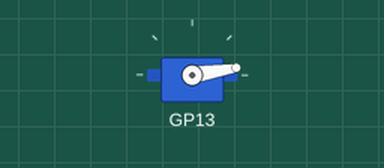
Recording of a program running on a simulated Raspberry Pi Pico running MicroPython. Shown: servo. Servo angles are drawn from the pulse width (0.5 ms = 0°, 2.5 ms = 180°).

Above: at 0.05 s.
At 1.15 s:
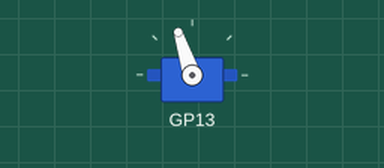
At 2.3 s:
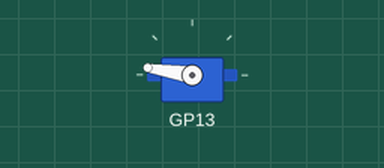
At 4.55 s:
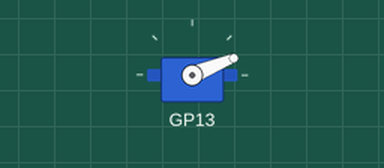
Timing chart, 0 to 9.4 s (numbered marks = the images above):
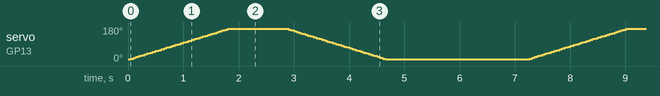

The program:

Servo_Control.py
```python
from machine import Pin, PWM    # Import the Pin module for GPIO pin control and the PWM module for generating pulse width modulation signals
import time                     # Import the time module to implement delay functions

class Servo:
    """
    RC servo motor controller for mapping 0–180° angles to specific pulse widths (suitable for standard servo control)
    """
    def __init__(self, pin_num, freq=50, min_us=600, max_us=2400):
        """
        pin_num: GPIO pin number connected to the servo signal wire (e.g., 13)
        freq: PWM signal frequency (in Hz), standard servos typically use 50Hz (corresponding to a 20ms period)
        min_us: Pulse width (in microseconds) corresponding to 0° rotation of the servo
        max_us: Pulse width (in microseconds) corresponding to 180° rotation of the servo
        """
        self.pwm = PWM(Pin(pin_num))          # Create a PWM object and associate it with the specified GPIO pin
        self.pwm.freq(freq)                    # Set the PWM frequency to the specified value
        self.min_us = min_us                    # Store the minimum pulse width corresponding to 0°
        self.max_us = max_us                    # Store the maximum pulse width corresponding to 180°
        self.period = 1000000 // freq           # Calculate the PWM period (in microseconds), where 1 second = 1,000,000 microseconds

    def _angle_to_duty(self, angle):
        """
        Map 0–180° angles to the [min_us, max_us] pulse width range and convert them to a PWM duty cycle of 0–65535
        """
        angle = max(0, min(180, angle))         # Limit the angle range between [0°, 180°] to prevent out-of-bounds values
        us = self.min_us + (self.max_us - self.min_us) * (angle / 180)  # Linearly map the angle to the pulse width
        duty = int((us / self.period) * 65535)   # Convert the pulse width to a PWM duty cycle (16-bit unsigned integer)
        return duty

    def write_angle(self, angle):
        """
        Control the servo to rotate to the specified angle (0–180°)
        """
        duty = self._angle_to_duty(angle)        # Get the PWM duty cycle corresponding to the angle
        self.pwm.duty_u16(duty)                  # Set the PWM duty cycle (16-bit value)
        time.sleep_ms(50)                         # Delay for 50 milliseconds to allow the servo to complete the rotation

    def deinit(self):
        self.pwm.deinit()                         # Release PWM resources and stop signal output


# === Configuration Parameters ===
SERVO_PIN = 13                # Define the GPIO pin connected to the servo signal wire as 13
SWEEP_DELAY = 1000            # Delay time (in milliseconds) when the servo reaches both ends (0° and 180°)
LOOP_PAUSE = 1500             # Pause time (in milliseconds) after completing a full round-trip sweep

# Initialize the servo object
servo = Servo(pin_num=SERVO_PIN, freq=50, min_us=600, max_us=2400)

try:
    while True:
        # Sweep from 0° to 180° gradually (increasing by 5° each time)
        for angle in range(0, 181, 5):
            servo.write_angle(angle)            # Control the servo to rotate to the current angle

        time.sleep_ms(SWEEP_DELAY)              # Stay at the 180° position for the specified time

        # Sweep from 180° to 0° gradually (decreasing by 5° each time)
        for angle in range(180, -1, -5):
            servo.write_angle(angle)            # Control the servo to rotate to the current angle

        time.sleep_ms(SWEEP_DELAY)              # Stay at the 0° position for the specified time

        # Pause after completing a full sweep cycle
        time.sleep_ms(LOOP_PAUSE)

except KeyboardInterrupt:
    servo.deinit()                              # Capture keyboard interrupt (Ctrl+C) and release servo resources
    print("Servo control stopped.")             # Print a stop prompt
```
